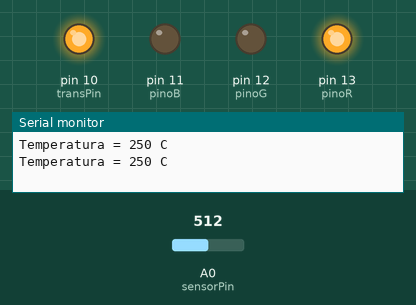
Simulated run of this sketch. Board: Arduino Uno, built with avr-gcc and run on an emulated ATmega328P. Shown: output pins drawn as LEDs (lit = HIGH), the last lines printed to the serial monitor. The test bench sets the inputs (shaded band); at power-on: A0 (sensorPin) = 512.

Above: at 2.8 s.
2.9 s: A0 (sensorPin) set to 49
5.6 s: A0 (sensorPin) set to 42
At 6.6 s:
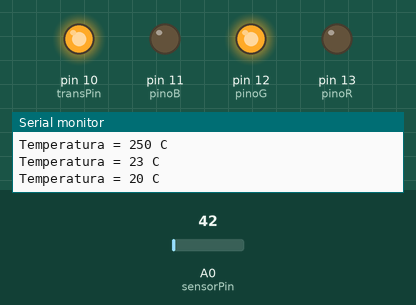
8.3 s: A0 (sensorPin) set to 12
At 10.8 s:
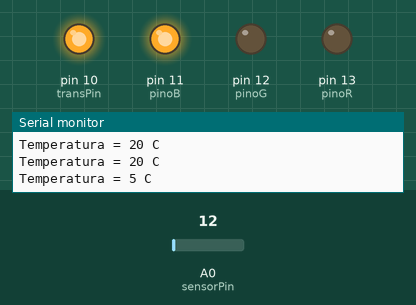
11.5 s: A0 (sensorPin) set to 122
At 12.4 s:
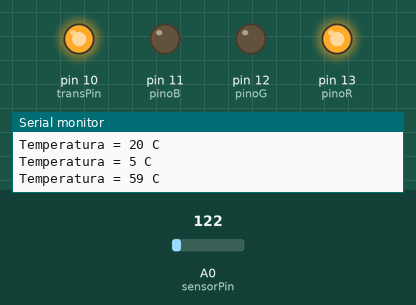
14.2 s: A0 (sensorPin) set to 8
At 16.6 s:
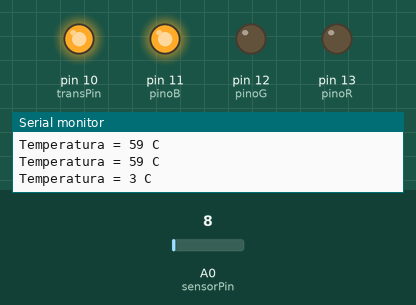
Timing chart, 0 to 18.1 s (numbered marks = the images above; inputs shaded):
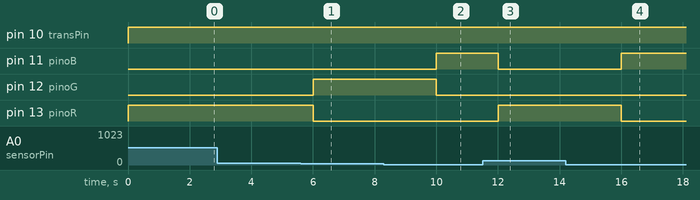

The sketch:

CodigoSemFirmata.ino
```cpp
const int sensorPin = A0; //pino analogico usado pelo sensor
 int temperatura = 0; // variavel que vai medir a temperatura,iniciliza como zero
const int transPin = 10;//pino do transistor no pino analogico 10 do aduino
int pinoR = 13; // Pino onde o led vermelho esta conectado no arduino
int pinoG = 12; // Pino onde o led verde esta conectado no arduino
int pinoB = 11; //Pino onde o o led azul esta conectado no arduino


void setup() {
  Serial.begin(9600); //inicializacao da serial
  pinMode(pinoR, OUTPUT); //pino do led como saida
  pinMode(pinoG, OUTPUT);// pino do led como saida
  pinMode(pinoB, OUTPUT);// pino do led como saida
  pinMode(transPin,OUTPUT); //pino do transistor como saida

}


void loop() {

  temperatura = (analogRead(sensorPin) * 0.0048828125 * 100); //recebe a temperatura medida e converte para graus celsius

  if (temperatura >= 22 ) { //Se o botao de ligar for pressionado e a temperatura estiver maior que a determinada alerta vermelho
    digitalWrite(pinoR, HIGH); // acende o led vermelho
    digitalWrite(pinoG, LOW); // apaga  o led verde
    digitalWrite(pinoB, LOW); // apaga o led azul
    digitalWrite(transPin,HIGH);

    Serial.print("Temperatura = "); //imprime  o texto da variavel
    Serial.print(temperatura); //imprime a variavel
    Serial.println(" C"); //imprime do texto
    delay(2000); //intervalo de 2 segundo

  }
 else if (temperatura <= 18) { //Se o botao de ligar for pressionado e a temperatura estiver no limite  que a determinada alerta verde e mensagem
    digitalWrite(pinoR, LOW); // apaga o led vermelho
   digitalWrite(pinoG, LOW); // acende  o led verde
    digitalWrite(pinoB, HIGH); // apaga o led azul
   Serial.print("Temperatura = "); //imprime  o texto da variavel
   Serial.print(temperatura); //imprime a variavel
   Serial.println(" C"); //imprime do texto
  delay(2000); //intervalo de 2 segundo
 }
else{ //temperatura normal
    digitalWrite(pinoR, LOW); // apaga o led vermelho
    digitalWrite(pinoG, HIGH); // apaga  o led verde
    digitalWrite(pinoB, LOW); // acende o led azul
  Serial.print("Temperatura = "); //imprime  o texto da variavel
  Serial.print(temperatura); //imprime a variavel
  Serial.println(" C"); //imprime do texto
  delay(2000); //intervalo de 2 segundo
  digitalWrite(transPin,HIGH); // transistor ligado
}
}
```

Measured:
- the behaviour switches between 46 and 45 on A0 (sensorPin) (found by bisection; images 0 and 1)
- after the input at 5.6 s, pin 12 (pinoG): LOW → HIGH after 0.40 s; pin 13 (pinoR): HIGH → LOW after 0.40 s
- after the input at 8.3 s, pin 11 (pinoB): LOW → HIGH after 1.7 s; pin 12 (pinoG): HIGH → LOW after 1.7 s
- after the input at 11.5 s, pin 11 (pinoB): HIGH → LOW after 0.50 s; pin 13 (pinoR): LOW → HIGH after 0.50 s
- after the input at 14.2 s, pin 11 (pinoB): LOW → HIGH after 1.8 s; pin 13 (pinoR): HIGH → LOW after 1.8 s
